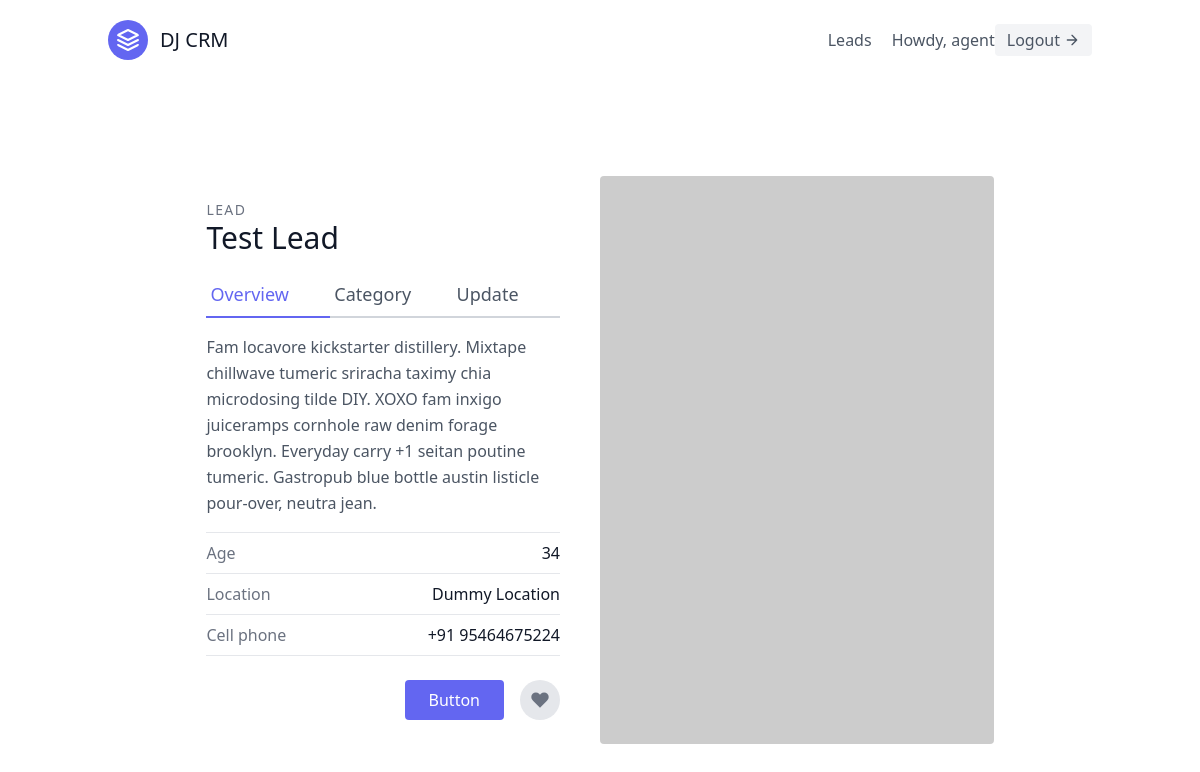
The page /leads/1/ (signed in) on the database its author committed.
### leads/models.py (models this page shows, shortened)
class User(AbstractUser):
    is_organizor = models.BooleanField(default=True)
    is_agent = models.BooleanField(default=False)

class Lead(models.Model):
    first_name = models.CharField(max_length=20)
    last_name = models.CharField(max_length=20)
    age = models.IntegerField(default=0)
    organization = models.ForeignKey(UserProfile, on_delete=models.CASCADE)
    agent = models.ForeignKey("Agent", null=True, blank=True, on_delete=models.SET_NULL)
    category = models.ForeignKey("Category", related_name="leads", null=True, blank=True, on_delete=models.SET_NULL)

### leads/views.py (the view)
# urls.py: path('<int:pk>/', LeadDetailView.as_view(), name='lead-detail'),
class LeadDetailView(LoginRequiredMixin, generic.DetailView):
    template_name = 'leads/lead_detail.html'
    context_object_name = 'lead'
    def get_queryset(self):
        user = self.request.user
        if user.is_organizor:
            queryset = Lead.objects.filter(organization=user.userprofile)
        else:
            queryset = Lead.objects.filter(organization=user.agent.organization)
            queryset = queryset.filter(agent__user=user)
        return queryset

### leads/templates/leads/lead_detail.html
{% extends 'base.html' %}
{% block content %}
<section class="text-gray-600 body-font overflow-hidden">
  <div class="container px-5 py-24 mx-auto">
    <div class="lg:w-4/5 mx-auto flex flex-wrap">
      <div class="lg:w-1/2 w-full lg:pr-10 lg:py-6 mb-6 lg:mb-0">
        <h2 class="text-sm title-font text-gray-500 tracking-widest">LEAD</h2>
        <h1 class="text-gray-900 text-3xl title-font font-medium mb-4">{{ lead.first_name }} {{ lead.last_name }}</h1>
        <div class="flex mb-4">
          <a class="flex-grow text-indigo-500 border-b-2 border-indigo-500 py-2 text-lg px-1">
            Overview
          </a>
          <a href="{% url 'leads:lead-category-update' lead.pk %}" class="flex-grow border-b-2 border-gray-300 py-2 text-lg px-1">
            Category
          </a>
          <a href="{% url 'leads:lead-update' lead.pk %}" class="flex-grow border-b-2 border-gray-300 py-2 text-lg px-1">
            Update
          </a>
        </div>
        <p class="leading-relaxed mb-4">Fam locavore kickstarter distillery. Mixtape chillwave tumeric sriracha taximy chia microdosing tilde DIY. XOXO fam inxigo juiceramps cornhole raw denim forage brooklyn. Everyday carry +1 seitan poutine tumeric. Gastropub blue bottle austin listicle pour-over, neutra jean.</p>
        <div class="flex border-t border-gray-200 py-2">
          <span class="text-gray-500">Age</span>
          <span class="ml-auto text-gray-900">{{ lead.age }}</span>
        </div>
        <div class="flex border-t border-gray-200 py-2">
          <span class="text-gray-500">Location</span>
          <span class="ml-auto text-gray-900">Dummy Location</span>
        </div>
        <div class="flex border-t border-b mb-6 border-gray-200 py-2">
          <span class="text-gray-500">Cell phone</span>
          <span class="ml-auto text-gray-900">+91 95464675224</span>
        </div>
        <div class="flex">
          <button class="flex ml-auto text-white bg-indigo-500 border-0 py-2 px-6 focus:outline-none hover:bg-indigo-600 rounded">Button</button>
          <button class="rounded-full w-10 h-10 bg-gray-200 p-0 border-0 inline-flex items-center justify-center text-gray-500 ml-4">
            <svg fill="currentColor" stroke-linecap="round" stroke-linejoin="round" stroke-width="2" class="w-5 h-5" viewBox="0 0 24 24">
              <path d="M20.84 4.61a5.5 5.5 0 00-7.78 0L12 5.67l-1.06-1.06a5.5 5.5 0 00-7.78 7.78l1.06 1.06L12 21.23l7.78-7.78 1.06-1.06a5.5 5.5 0 000-7.78z"></path>
            </svg>
          </button>
        </div>
      </div>
      <img alt="ecommerce" class="lg:w-1/2 w-full lg:h-auto h-64 object-cover object-center rounded" src="https://dummyimage.com/400x400">
    </div>
  </div>
</section>
{% endblock content %}

### templates/navbar.html (shortened to what this page needs)
<header class="text-gray-600 body-font">
    <div class="container mx-auto flex flex-wrap p-5 flex-col md:flex-row items-center">
      <a class="flex title-font font-medium items-center text-gray-900 mb-4 md:mb-0">
        <svg xmlns="http://www.w3.org/2000/svg" fill="none" stroke="currentColor" stroke-linecap="round" stroke-linejoin="round" stroke-width="2" class="w-10 h-10 text-white p-2 bg-indigo-500 rounded-full" viewBox="0 0 24 24">
          <path d="M12 2L2 7l10 5 10-5-10-5zM2 17l10 5 10-5M2 12l10 5 10-5"></path>
        </svg>
        <span class="ml-3 text-xl">DJ CRM</span>
      </a>
      <nav class="md:ml-auto flex flex-wrap items-center text-base justify-center">
        {% if not request.user.is_authenticated %}
          <a href="{% url 'signup' %}" class="mr-5 hover:text-gray-900">Sign Up</a>
        {% else %}
          <a href="{% url 'leads:lead-list' %}" class="mr-5 hover:text-gray-900">Leads</a>
        {% endif %}
      </nav>
      {% if request.user.is_authenticated %}
        Howdy, {{ request.user.username }}
        <a href="{% url 'logout' %}" class="inline-flex items-center bg-gray-100 border-0 py-1 px-3 focus:outline-none hover:bg-gray-200 rounded text-base mt-4 md:mt-0">
          Logout
        <svg fill="none" stroke="currentColor" stroke-linecap="round" stroke-linejoin="round" stroke-width="2" class="w-4 h-4 ml-1" viewBox="0 0 24 24">
          <path d="M5 12h14M12 5l7 7-7 7"></path>
        </svg>
      </a>
      {% endif %}
    </div>
  </header>

### rows shown on the page
User: user.username "agent"
Lead: first_name "Test", last_name "Lead", age "34"
